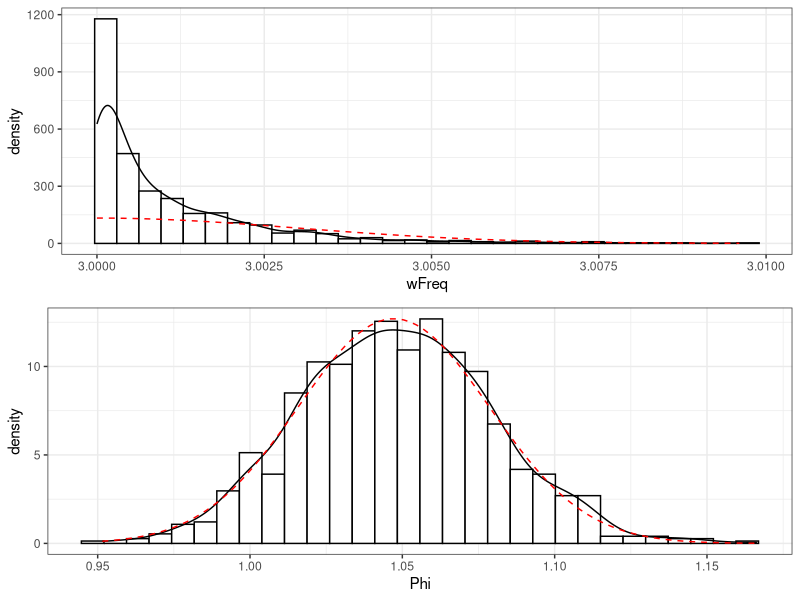
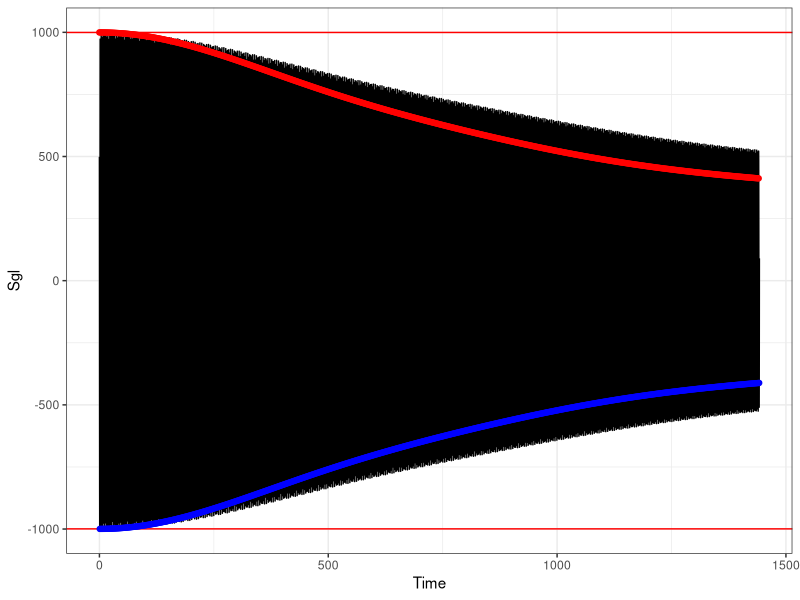
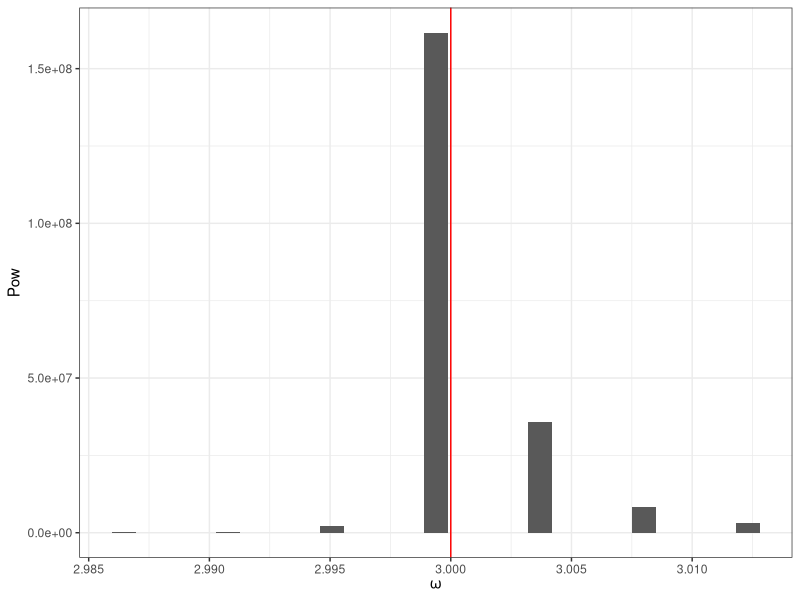

Source code (R) for these figures, in order:
library(dplyr); library(plyr)
library(ggplot2)
library(cowplot)

.hist_plot <- function(x, x0, name){
  require(quantmod)
  hist(x, freq=FALSE, main = paste("Histogram of ", name), xlab=name)
  dx = density(x,adjust = 2)
  xm = dx$x[findPeaks(dx$y)[1]]
  lines(dx)
  lines(density(rnorm(length(x), x0, sd(x)),adjust=2),col="red", lty=2)
  legend("topright",lty=c(1,2),col=c("black","red"), legend = c("density","Gauss"))
  # abline(v=c(xm,x0), lty=c(1,2), col=c("black","red"))
  # legend("top", bty="n",
  #        legend=bquote(frac(x[b]-x[s],x[s])~"="~.(formatC((xm-x0)/x0*100,2,format="e"))~"%")
  # )
}
.gghist_plot <- function(df, name){
  ggplot(df, aes_string(name)) +
    geom_histogram(aes(y=..density..), fill="white", color="black") +
    geom_density() + 
    stat_function(fun=dnorm, 
                  args=list(mean=attr(df[,name],"Synch"), 
                            sd=attr(df[,name],"SD")), 
                  col="red", lty=2) +
    theme_bw()
}
skewedDistFunc <- function(n, mu, sd, skew){
  w = rweibull(np, mu+skew,sd)
  mu-mean(w)+w
}
bimodalDistFunc <- function (n,cpct, mu1, mu2, sig1, sig2) {
  y0 <- rnorm(n,mean=mu1, sd = sig1)
  y1 <- rnorm(n,mean=mu2, sd = sig2)
  
  flag <- rbinom(n,size=1,prob=cpct)
  y <- y0*(1 - flag) + y1*flag 
}

np = 1000 # number of particles in bunch
w0 = 3; f0 = w0/2/pi # frequency of the reference particle
p0 = pi/3 #phase of the reference particle
sdw = w0*1e-3
sdp = p0*3e-2
sddy = 1e-3 #sd of the energy distribution
dis = "phys"

## particle distributions ####
df.p = data.frame(
  wFreq = switch(dis,
    "skew" = skewedDistFunc(np, w0, sdw, -2),
    "bi" = bimodalDistFunc(np,.5,w0-3*sdw,w0+3*sdw,sdw,sdw),
    "phys" = w0 + 1e3*rnorm(np,sd=sddy)^2 # dw = G*dy^2; w = w0+dw; dy ~ Norm(0,sddy)
  ), 
  Phi = rnorm(np, p0, sdp) # bimodalDistFunc(np,0,p0-3*sdp,p0+3*sdp,sdp,sdp)
)
attr(df.p$wFreq, "Synch") = w0
attr(df.p$wFreq, "SD") = sdw
attr(df.p$Phi, "Synch") = p0
attr(df.p$Phi, "SD") = sdp

.gghist_plot(df.p, "wFreq") -> p1
.gghist_plot(df.p, "Phi") -> p2
plot_grid(p1,p2,nrow=2)

## computing signal ####
Pproj <- function(df, x) colSums(cos(df$wFreq%o%x + df$Phi))

Tstt = 0; Ttot=721*2; dt = .5/w0 #.5 to satisfy the Nyquist condition
df.s = data.frame(Time=seq(Tstt,Ttot,dt)) %>% mutate(Sgl=Pproj(df.p,Time))

## computing signal peaks ####
Ntot = floor(.5*(w0*Ttot+p0)/pi)
Nstt = floor(.5*(w0*Tstt+p0)/pi)
tnu = (2*pi*Nstt:Ntot-p0)/w0
tnd = tnu+pi/w0

## plotting signal ####
ggplot(df.s, aes(Time, Sgl)) + geom_line() + 
  geom_hline(yintercept = c(min(df.s$Sgl), max(df.s$Sgl)), col="red") +
  theme_bw() + 
  geom_point(aes(col=Side), 
             data=data.frame(
               Time=c(tnu,tnd), 
               Sgl=Pproj(df.p,c(tnu,tnd)), 
               Side=rep(c("U","D"),c(length(tnu),length(tnd)))
             ), show.legend = FALSE) +
  scale_color_manual(breaks=c("D","U"), values = c("blue","red"))

## spectral analysis ####
s = ts(df.s$Sgl, start=Tstt, end=Ttot, deltat=dt)
spec.pgram(s,plot = FALSE) -> sps
sps <- data.frame(Freq=sps$freq, Pow=sps$spec) %>% mutate(wFreq=2*pi*Freq)

filter(sps, wFreq>w0-5*sdw, wFreq<w0+5*sdw) %>% ggplot(aes(wFreq, Pow))+
  geom_bar(stat="identity", width=1e-3) + 
  theme_bw() + labs(x=expression(omega)) +
  geom_vline(xintercept = w0, col="red")
